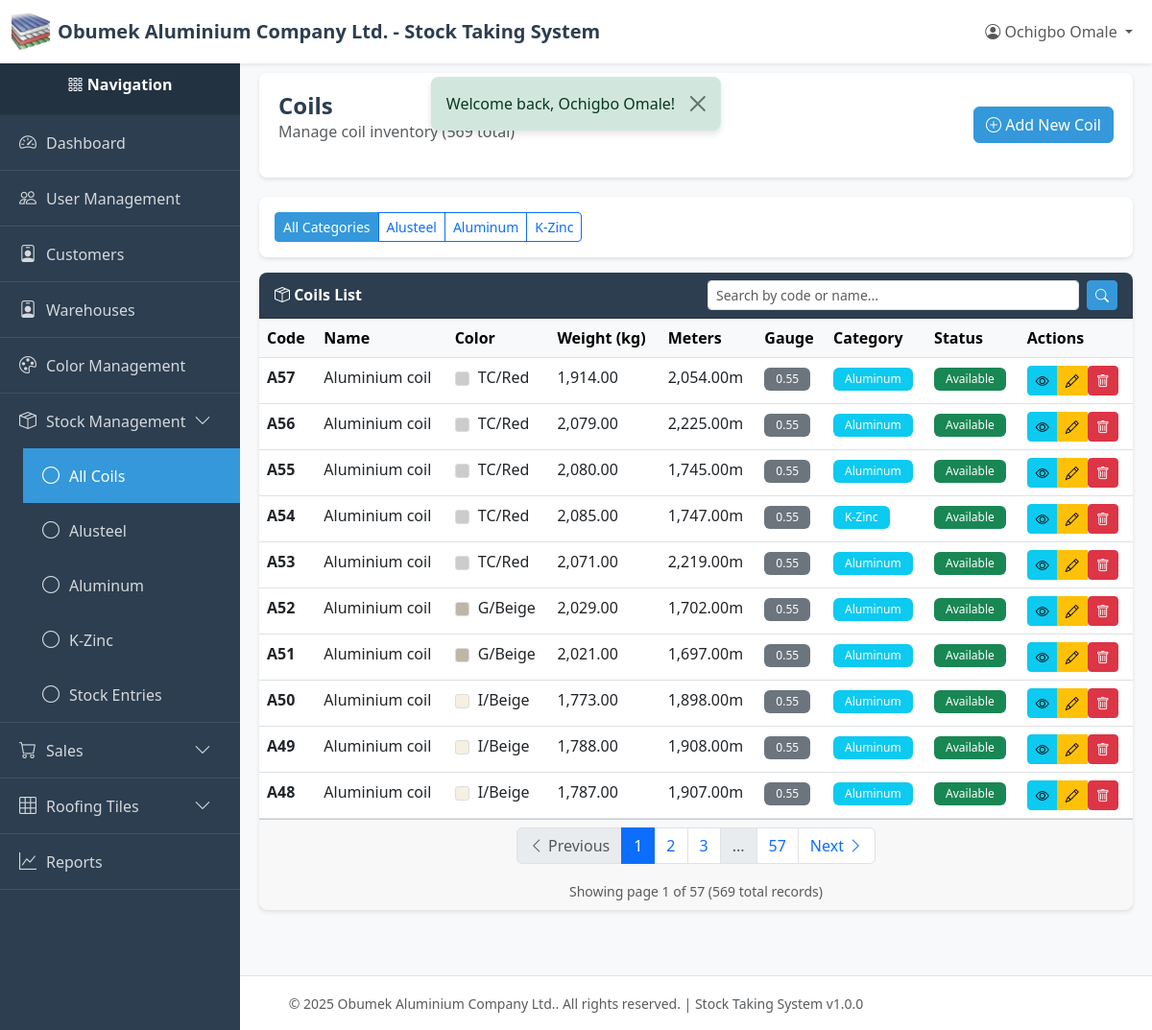
Screenshot of /index.php?page=coils (signed in) with the database file from the repository.
### tables this page shows
CREATE TABLE `coils` (
  `id` int(11) NOT NULL,
  `code` varchar(100) NOT NULL,
  `name` varchar(255) NOT NULL,
  `color` varchar(50) NOT NULL,
  `color_id` int(11) DEFAULT NULL,
  `net_weight` decimal(10,2) NOT NULL,
  `meters` decimal(10,2) DEFAULT NULL COMMENT 'Approximate meters per coil (informational only)',
  `gauge` varchar(50) DEFAULT NULL COMMENT 'Material gauge/thickness (e.g., 0.45mm, 0.50mm)',
  `category` varchar(50) NOT NULL,
  `status` varchar(50) NOT NULL DEFAULT 'available',
  `created_by` int(11) NOT NULL,
  `created_at` timestamp NOT NULL DEFAULT current_timestamp(),
  `updated_at` timestamp NULL DEFAULT NULL ON UPDATE current_timestamp(),
  `deleted_at` timestamp NULL DEFAULT NULL
);

CREATE TABLE `colors` (
  `id` int(11) NOT NULL,
  `code` varchar(50) NOT NULL COMMENT 'Short code like IBeige, PGreen',
  `name` varchar(100) NOT NULL COMMENT 'Display name like I/Beige, P/Green',
  `hex_code` varchar(7) DEFAULT NULL COMMENT 'Optional hex color code for UI display',
  `is_active` tinyint(1) DEFAULT 1,
  `created_by` int(11) NOT NULL,
  `created_at` timestamp NOT NULL DEFAULT current_timestamp(),
  `updated_at` timestamp NULL DEFAULT NULL ON UPDATE current_timestamp(),
  `deleted_at` timestamp NULL DEFAULT NULL
);

### index.php (called while the page is built, shortened)
<?php
require_once __DIR__ . '/utils/auth_middleware.php';
require_once __DIR__ . '/controllers/routes.php';

### config/db.php (called while the page is built, shortened)
<?php
class Database {
    private static $instance = null;
    private $connection;
    private $host = 'localhost';
    private $db_name = 'obumuvcg_stockdb';
    private $username = 'root';
    private $password = '';
    private $charset = 'utf8mb4';
    private function __construct() {
        try {
            $dsn = "mysql:host={$this->host};dbname={$this->db_name};charset={$this->charset}";
            $options = [
                PDO::ATTR_ERRMODE            => PDO::ERRMODE_EXCEPTION,
                PDO::ATTR_DEFAULT_FETCH_MODE => PDO::FETCH_ASSOC,
                PDO::ATTR_EMULATE_PREPARES   => false,
            ];
            $this->connection = new PDO($dsn, $this->username, $this->password, $options);
        } catch (PDOException $e) {
            error_log("Database Connection Error: " . $e->getMessage());
            die("Database connection failed. Please contact the administrator.");
        }
    }
    public static function getInstance() {
        if (self::$instance === null) {
            self::$instance = new self();
        }
        return self::$instance;
    }
    public function getConnection() {
        return $this->connection;
    }
}

### models/coil.php (called while the page is built, shortened)
<?php
require_once __DIR__ . '/../config/db.php';
class Coil
{
    private $db;
    private $table = 'coils';
    public function __construct()
    {
        $this->db = Database::getInstance()->getConnection();
    }
    public function getAll($category = null, $limit = RECORDS_PER_PAGE, $offset = 0)
    {
        try {
            $sql = "SELECT c.*, u.name as created_by_name, col.name as color_name, col.code as color_code, col.hex_code as color_hex
                    FROM {$this->table} c
                    LEFT JOIN users u ON c.created_by = u.id
                    LEFT JOIN colors col ON c.color_id = col.id
                    WHERE c.deleted_at IS NULL";
            $sql .= ' ORDER BY c.created_at DESC LIMIT :limit OFFSET :offset';
            $stmt = $this->db->prepare($sql);
            $stmt->bindValue(':limit', $limit, PDO::PARAM_INT);
            $stmt->bindValue(':offset', $offset, PDO::PARAM_INT);
            $stmt->execute();
            return $stmt->fetchAll();
        } catch (PDOException $e) {
            error_log('Coil fetch error: ' . $e->getMessage());
            return [];
        }
    }
    public function count($category = null)
    {
        try {
            $sql = "SELECT COUNT(*) as total FROM {$this->table} WHERE deleted_at IS NULL";
            $stmt = $this->db->prepare($sql);
            $stmt->execute();
            $result = $stmt->fetch();
            return $result['total'] ?? 0;
        } catch (PDOException $e) {
            error_log('Coil count error: ' . $e->getMessage());
            return 0;
        }
    }
}

### utils/auth_middleware.php (called while the page is built, shortened)
<?php
function hasPermission($module, $action = ACTION_VIEW) {
    if (isset($_SESSION['user_role']) && $_SESSION['user_role'] === ROLE_SUPER_ADMIN) {
        return true;
    }
    $permissions = $_SESSION['permissions'];
    return in_array($action, $permissions[$module]);
}

### views/stock/coils/index.php (the view, shortened to what this page needs)
<?php
require_once __DIR__ . '/../../../config/db.php';
require_once __DIR__ . '/../../../models/coil.php';
$category = isset($_GET['category']) ? $_GET['category'] : null;
$currentPage = isset($_GET['page_num']) ? (int)$_GET['page_num'] : 1;
$searchQuery = isset($_GET['search']) ? trim($_GET['search']) : '';
$coilModel = new Coil();
if ($searchQuery !== '') {
    $coils = $coilModel->search($searchQuery, $category, RECORDS_PER_PAGE, ($currentPage - 1) * RECORDS_PER_PAGE);
    $allSearchResults = $coilModel->search($searchQuery, $category, 10000, 0);
    $totalCoils = count($allSearchResults);
} else {
    $coils = $coilModel->getAll($category, RECORDS_PER_PAGE, ($currentPage - 1) * RECORDS_PER_PAGE);
    $totalCoils = $coilModel->count($category);
}
require_once __DIR__ . '/../../../layout/header.php';
require_once __DIR__ . '/../../../layout/sidebar.php';
?>
<div class="content-wrapper">
    <div class="page-header">
        <div class="d-flex justify-content-between align-items-center">
            <div>
                <h1 class="page-title">
                    <?php echo $category ? STOCK_CATEGORIES[$category] . ' ' : ''; ?>Coils
                </h1>
                <p class="text-muted">
                    Manage coil inventory
                    <?php if ($searchQuery !== ''): ?>
                        <span class="badge bg-info">Search: "<?php echo htmlspecialchars($searchQuery); ?>"</span>
                        (<?php echo $totalCoils; ?> results)
                    <?php else: ?>
                        (<?php echo $totalCoils; ?> total)
                    <?php endif; ?>
                </p>
            </div>
            <?php if (hasPermission(MODULE_STOCK_MANAGEMENT, ACTION_CREATE)): ?>
            <a href="/new-stock-system/index.php?page=coils_create" class="btn btn-primary">
                <i class="bi bi-plus-circle"></i> Add New Coil
            </a>
            <?php endif; ?>
        </div>
    </div>
    <div class="card mb-3">
        <div class="card-body">
            <div class="btn-group" role="group">
                <a href="/new-stock-system/index.php?page=coils<?php echo $searchQuery !== '' ? '&search=' . urlencode($searchQuery) : ''; ?>"
                   class="btn btn-sm <?php echo !$category ? 'btn-primary' : 'btn-outline-primary'; ?>">
                    All Categories
                </a>
                <?php foreach (STOCK_CATEGORIES as $catKey => $catName): ?>
                <a href="/new-stock-system/index.php?page=coils&category=<?php echo $catKey; ?><?php echo $searchQuery !== '' ? '&search=' . urlencode($searchQuery) : ''; ?>"
                   class="btn btn-sm <?php echo $category === $catKey ? 'btn-primary' : 'btn-outline-primary'; ?>">
                    <?php echo $catName; ?>
                </a>
                <?php endforeach; ?>
            </div>
        </div>
    </div>
    <div class="card">
        <div class="card-header">
            <div class="row align-items-center">
                <div class="col-md-6">
                    <i class="bi bi-box-seam"></i> Coils List
                </div>
                <div class="col-md-6">
                    <form method="GET" action="/new-stock-system/index.php" class="d-flex">
                        <input type="text"
                               name="search"
                               class="form-control form-control-sm me-2"
                               placeholder="Search by code or name..."
                               value="<?php echo htmlspecialchars($searchQuery); ?>"
                               autocomplete="off">
                        <button type="submit" class="btn btn-sm btn-primary" title="Search">
                            <i class="bi bi-search"></i>
                        </button>
                    </form>
                </div>
            </div>
        </div>
        <div class="card-body p-0">
            <?php if (empty($coils)): ?>
            <div class="alert alert-info m-3">
                <i class="bi bi-info-circle"></i>
                <?php if ($searchQuery !== ''): ?>
                    No coils found matching "<?php echo htmlspecialchars($searchQuery); ?>".
                <?php else: ?>
                    No coils found.
                <?php endif; ?>
            </div>
            <?php else: ?>
            <div class="table-responsive">
                <table class="table table-hover mb-0">
                    <thead class="table-light">
                        <tr>
                            <th>Code</th>
                            <th>Name</th>
                            <th>Color</th>
                            <th>Weight (kg)</th>
                            <th>Meters</th>
                            <th>Gauge</th>
                            <th>Category</th>
                            <th>Status</th>
                            <th>Actions</th>
                        </tr>
                    </thead>
                    <tbody>
                        <?php foreach ($coils as $coil): ?>
                        <tr>
                            <td><strong><?php echo htmlspecialchars($coil['code']); ?></strong></td>
                            <td><?php echo htmlspecialchars($coil['name']); ?></td>
                            <td>
                                <?php if (!empty($coil['color_name'])): ?>
                                    <span style="display: inline-block; width: 15px; height: 15px; background-color: <?php echo htmlspecialchars($coil['color_hex'] ?? '#cccccc'); ?>; border: 1px solid #ddd; border-radius: 3px; margin-right: 5px; vertical-align: middle;"></span>
                                    <?php echo htmlspecialchars($coil['color_name']); ?>
                                <?php else: ?>
                                    <span class="text-muted">N/A</span>
                                <?php endif; ?>
                            </td>
                            <td><?php echo number_format($coil['net_weight'], 2); ?></td>
                            <td>
                                <?php if (!empty($coil['meters']) && $coil['meters'] > 0): ?>
                                    <?php echo number_format($coil['meters'], 2); ?>m
                                <?php else: ?>
                                    <span class="text-muted">-</span>
                                <?php endif; ?>
                            </td>
                            <td>
                                <?php if (!empty($coil['gauge'])): ?>
                                    <span class="badge bg-secondary"><?php echo htmlspecialchars($coil['gauge']); ?></span>
                                <?php else: ?>
                                    <span class="text-muted">-</span>
                                <?php endif; ?>
                            </td>
                            <td>
                                <span class="badge bg-info">
                                    <?php echo STOCK_CATEGORIES[$coil['category']] ?? $coil['category']; ?>
                                </span>
                            </td>
                            <td>
                                <?php
                                $status = $coil['status'] ?? 'available';
                                $badgeClass = 'badge-secondary';
                                if ($status === 'available') {
                                    $badgeClass = 'bg-success';
                                } elseif ($status === 'factory_use') {
                                    $badgeClass = 'bg-warning';
                                } elseif ($status === 'sold') {
                                    $badgeClass = 'bg-danger';
                                }
                                $statusText = STOCK_STATUSES[$status] ?? ucfirst(str_replace('_', ' ', $status));
                                ?>
                                <span class="badge <?php echo $badgeClass; ?>">
                                    <?php echo $statusText; ?>
                                </span>
                            </td>
                            <td>
                                <div class="btn-group btn-group-sm" role="group">
                                    <?php if (hasPermission(MODULE_STOCK_MANAGEMENT, ACTION_VIEW)): ?>
                                    <a href="/new-stock-system/index.php?page=coils_view&id=<?php echo $coil['id']; ?>"
                                       class="btn btn-info btn-sm"
                                       title="View Details">
                                        <i class="bi bi-eye"></i>
                                    </a>
                                    <?php endif; ?>
                                    <?php if (hasPermission(MODULE_STOCK_MANAGEMENT, ACTION_EDIT)): ?>
                                    <a href="/new-stock-system/index.php?page=coils_edit&id=<?php echo $coil['id']; ?>"
                                       class="btn btn-warning btn-sm"
                                       title="Edit">
                                        <i class="bi bi-pencil"></i>
                                    </a>
                                    <?php endif; ?>
                                    <?php if (hasPermission(MODULE_STOCK_MANAGEMENT, ACTION_DELETE)): ?>
                                    <form method="POST"
                                          action="/new-stock-system/controllers/coils/delete/index.php"
                                          style="display: inline-block;"
                                          onsubmit="return confirm('Are you sure you want to delete this coil?');">
                                        <button type="submit" class="btn btn-danger btn-sm" title="Delete">
                                            <i class="bi bi-trash"></i>
                                        </button>
                                    </form>
                                    <?php endif; ?>
                                </div>
                            </td>
                        </tr>
                        <?php endforeach; ?>
                    </tbody>
                </table>
            </div>
            <?php endif; ?>
        </div>
        <?php if (!empty($coils) && $totalCoils > RECORDS_PER_PAGE): ?>
        <div class="card-footer">
            <?php
            include __DIR__ . '/../../../layout/pagination.php';
            ?>
        </div>
        <?php endif; ?>
    </div>
</div>
<?php require_once __DIR__ . '/../../../layout/footer.php'; ?>

### layout/header.php (style rules this page uses)
:root { --primary-color: #2c3e50; --secondary-color: #3498db; --success-color: #27ae60; --danger-color: #e74c3c; --warning-color: #f39c12; --sidebar-width: 250px; }
body { font-family: 'Segoe UI', Tahoma, Geneva, Verdana, sans-serif; background-color: #f8f9fa; }
.content-wrapper { flex: 1; padding: 20px; margin-left: var(--sidebar-width); transition: margin-left 0.3s; }
.page-header { background: white; padding: 20px; border-radius: 8px; box-shadow: 0 2px 4px rgba(0,0,0,0.1); margin-bottom: 20px; }
.page-title { margin: 0; color: var(--primary-color); font-size: 24px; font-weight: 600; }
.card { border: none; box-shadow: 0 2px 4px rgba(0,0,0,0.1); border-radius: 8px; }
.card-header { background-color: var(--primary-color); color: white; font-weight: 600; border-radius: 8px 8px 0 0 !important; }
.btn-primary { background-color: var(--secondary-color); border-color: var(--secondary-color); }
.table { background: white; }
.badge { padding: 6px 12px; font-weight: 500; }

### rows the page displays
coils: code "A57", name "Aluminium coil", color.name "TC/Red", net_weight "1,914.00", meters "2,054.00", gauge "0.55", category "Aluminum", status "Available"
coils: code "A56", name "Aluminium coil", color.name "TC/Red", net_weight "2,079.00", meters "2,225.00", gauge "0.55", category "Aluminum", status "Available"
coils: code "A55", name "Aluminium coil", color.name "TC/Red", net_weight "2,080.00", meters "1,745.00", gauge "0.55", category "Aluminum", status "Available"
coils: code "A54", name "Aluminium coil", color.name "TC/Red", net_weight "2,085.00", meters "1,747.00", gauge "0.55", category "K-Zinc", status "Available"
coils: code "A53", name "Aluminium coil", color.name "TC/Red", net_weight "2,071.00", meters "2,219.00", gauge "0.55", category "Aluminum", status "Available"
coils: code "A52", name "Aluminium coil", color.name "G/Beige", net_weight "2,029.00", meters "1,702.00", gauge "0.55", category "Aluminum", status "Available"
coils: code "A51", name "Aluminium coil", color.name "G/Beige", net_weight "2,021.00", meters "1,697.00", gauge "0.55", category "Aluminum", status "Available"
coils: code "A50", name "Aluminium coil", color.name "I/Beige", net_weight "1,773.00", meters "1,898.00", gauge "0.55", category "Aluminum", status "Available"
coils: code "A49", name "Aluminium coil", color.name "I/Beige", net_weight "1,788.00", meters "1,908.00", gauge "0.55", category "Aluminum", status "Available"
coils: code "A48", name "Aluminium coil", color.name "I/Beige", net_weight "1,787.00", meters "1,907.00", gauge "0.55", category "Aluminum", status "Available"

### other values shown
COMPANY_NAME "Obumek Aluminium Company Ltd."
APP_NAME "Stock Taking System"
$currentUser['name'] "Ochigbo Omale"
$flash['message'] "Welcome back, Ochigbo Omale!"
$totalCoils "569"
$catName "Alusteel"
$catName "Aluminum"
$catName "K-Zinc"
$totalPages "57"
$currentPage "1"
$paginationData['total'] "569"
APP_VERSION "1.0.0"
